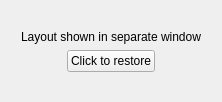
<?xml version="1.0" encoding="UTF-8"?>
<ui version="4.0">
 <class>PopoutPlaceholder</class>
 <widget class="QWidget" name="PopoutPlaceholder">
  <property name="geometry">
   <rect>
    <x>0</x>
    <y>0</y>
    <width>222</width>
    <height>102</height>
   </rect>
  </property>
  <property name="windowTitle">
   <string>Form</string>
  </property>
  <layout class="QVBoxLayout" name="verticalLayout">
   <item>
    <spacer name="verticalSpacer">
     <property name="orientation">
      <enum>Qt::Vertical</enum>
     </property>
     <property name="sizeHint" stdset="0">
      <size>
       <width>20</width>
       <height>10</height>
      </size>
     </property>
    </spacer>
   </item>
   <item>
    <widget class="QLabel" name="label">
     <property name="text">
      <string>Layout shown in separate window</string>
     </property>
     <property name="alignment">
      <set>Qt::AlignCenter</set>
     </property>
    </widget>
   </item>
   <item>
    <layout class="QHBoxLayout" name="horizontalLayout">
     <item>
      <spacer name="horizontalSpacer">
       <property name="orientation">
        <enum>Qt::Horizontal</enum>
       </property>
       <property name="sizeHint" stdset="0">
        <size>
         <width>40</width>
         <height>20</height>
        </size>
       </property>
      </spacer>
     </item>
     <item>
      <widget class="QPushButton" name="restoreButton">
       <property name="text">
        <string>Click to restore</string>
       </property>
      </widget>
     </item>
     <item>
      <spacer name="horizontalSpacer_2">
       <property name="orientation">
        <enum>Qt::Horizontal</enum>
       </property>
       <property name="sizeHint" stdset="0">
        <size>
         <width>40</width>
         <height>20</height>
        </size>
       </property>
      </spacer>
     </item>
    </layout>
   </item>
   <item>
    <spacer name="verticalSpacer_2">
     <property name="orientation">
      <enum>Qt::Vertical</enum>
     </property>
     <property name="sizeHint" stdset="0">
      <size>
       <width>20</width>
       <height>10</height>
      </size>
     </property>
    </spacer>
   </item>
  </layout>
 </widget>
 <resources/>
 <connections/>
</ui>
